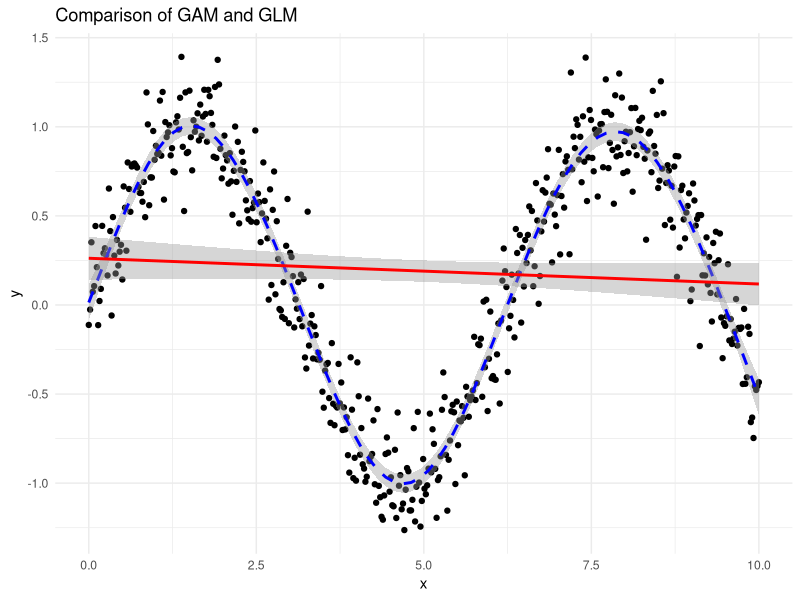

Reproduce this figure in R.
# Load necessary libraries
library(mgcv)
library(ggplot2)

# Simulate data with a non-linear relationship
set.seed(123)
n <- 500
x <- seq(0, 10, length.out = n)
y <- sin(x) + rnorm(n, sd = 0.2)

# Create data frame
data <- data.frame(x, y)

# Fit a GAM
gam_model <- gam(y ~ s(x), data = data)

# Fit a GLM
glm_model <- lm(y ~ x, data = data)

# Summary of the models
summary(gam_model)
summary(glm_model)

# Visualize the relationship between x and y
new_x <- seq(0, 10, length.out = 1000)
predicted_gam <- predict(gam_model, newdata = data.frame(x = new_x), type = "response")
predicted_glm <- predict(glm_model, newdata = data.frame(x = new_x))

# Plot the results
ggplot(data, aes(x = x, y = y)) +
  geom_point() +
  geom_smooth(method = "gam", formula = y ~ s(x), color = "blue", linetype = "dashed", size = 1) +
  geom_smooth(method = "lm", formula = y ~ x, color = "red", size = 1) +
  labs(x = "x", y = "y", title = "Comparison of GAM and GLM") +
  theme_minimal()

